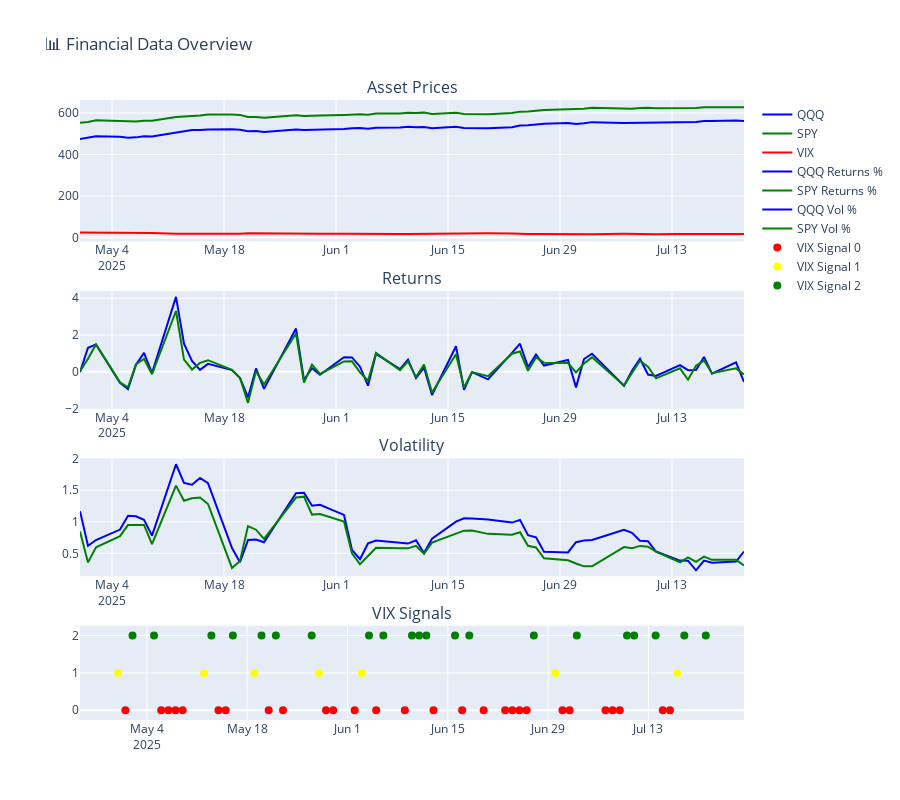

Source (notebook cell):
### Code cell
# %%

data=raw.download_fin_data(raw.tickers,90)
data

# %%
try:
    data['VIX_ret'] = data['^VIX'].pct_change()
except KeyError:
    print("VIX column not found.")

# Compute returns
data['SPY_ret'] = data['SPY'].pct_change()
data['QQQ_ret'] = data['QQQ'].pct_change()

# Compute rolling volatility
data['SPY_vol'] = data['SPY_ret'].rolling(window=5).std()
data['QQQ_vol'] = data['QQQ_ret'].rolling(window=5).std()

# ===== IMPROVED FEATURE ENGINEERING =====
# Remove redundancy: QQQ and SPY are 1.00 correlated, keep SPY only
# Add spread feature to capture relative performance
data['QQQ_SPY_spread'] = (data['QQQ'] - data['SPY']) / data['SPY']  # Normalized spread





# Rename ^VIX to VIX if needed
data = data.rename(columns={"^VIX": "VIX"})

# Drop all NaNs from above steps
data = data.dropna()

# Create vix_signal safely
vix_future_change = data['VIX'].pct_change().shift(-1)
vix_signal = pd.cut(vix_future_change, bins=[-np.inf, -0.01, 0.01, np.inf], labels=[0, 1, 2])

# Assign using nullable integer dtype (safe even with missing values)
data['vix_signal'] = vix_signal.astype('Int64')

# Updated feature set (removed QQQ, added spread)
feature_cols = ['SPY', 'VIX', 'SPY_ret', 'QQQ_ret', 'SPY_vol', 'QQQ_vol', 'QQQ_SPY_spread']
target_col = 'vix_signal'

# Final check
print(f"Final data shape after feature engineering: {data.shape}")
print(f"Data period: {data.index[0]} to {data.index[-1]}")

# %%
# ===== VISUALIZATION 1: Raw Data Overview =====
def plot_raw_data_overview(data):
    fig = make_subplots(
        rows=4, cols=1,
        subplot_titles=['Asset Prices', 'Returns', 'Volatility', 'VIX Signals'],
        vertical_spacing=0.08,
        row_heights=[0.3, 0.25, 0.25, 0.2]
    )
    
    # Asset Prices
    fig.add_trace(go.Scatter(x=data.index, y=data['QQQ'], name='QQQ', line=dict(color='blue')), row=1, col=1)
    fig.add_trace(go.Scatter(x=data.index, y=data['SPY'], name='SPY', line=dict(color='green')), row=1, col=1)
    fig.add_trace(go.Scatter(x=data.index, y=data['VIX'], name='VIX', line=dict(color='red'), yaxis='y2'), row=1, col=1)
    
    # Returns
    fig.add_trace(go.Scatter(x=data.index, y=data['QQQ_ret']*100, name='QQQ Returns %', line=dict(color='blue')), row=2, col=1)
    fig.add_trace(go.Scatter(x=data.index, y=data['SPY_ret']*100, name='SPY Returns %', line=dict(color='green')), row=2, col=1)
    
    # Volatility
    fig.add_trace(go.Scatter(x=data.index, y=data['QQQ_vol']*100, name='QQQ Vol %', line=dict(color='blue')), row=3, col=1)
    fig.add_trace(go.Scatter(x=data.index, y=data['SPY_vol']*100, name='SPY Vol %', line=dict(color='green')), row=3, col=1)
    
    # VIX Signals
    colors = ['red', 'yellow', 'green']
    for i, signal in enumerate([0, 1, 2]):
        signal_data = data[data['vix_signal'] == signal]
        fig.add_trace(go.Scatter(
            x=signal_data.index, 
            y=[signal]*len(signal_data), 
            mode='markers',
            name=f'VIX Signal {signal}',
            marker=dict(color=colors[i], size=8)
        ), row=4, col=1)
    
    fig.update_layout(height=800, title="📊 Financial Data Overview")
    fig.show()

plot_raw_data_overview(data)

# %%
# ===== VISUALIZATION 2: Correlation Heatmap =====
def plot_correlation_matrix(data):

    # Updated numerical columns (removed QQQ, added spread)
    numeric_cols = ['SPY', 'VIX', 'SPY_ret', 'QQQ_ret', 'SPY_vol', 'QQQ_vol', 'QQQ_SPY_spread']
    corr_matrix = data[numeric_cols].corr()
    
    plt.figure(figsize=(12, 9))  # Slightly larger for new feature
    sns.heatmap(corr_matrix, annot=True, cmap='RdBu_r', center=0, 
                square=True, fmt='.2f', cbar_kws={'label': 'Correlation'})
    plt.title('🔗 Updated Feature Correlation Matrix (QQQ Removed)')
    plt.tight_layout()
    plt.show()    
    
    plt.figure(figsize=(10, 8))
    sns.heatmap(corr_matrix, annot=True, cmap='RdBu_r', center=0, 
                square=True, fmt='.2f', cbar_kws={'label': 'Correlation'})
    plt.title('🔗 Feature Correlation Matrix')
    plt.tight_layout()
    plt.show()

plot_correlation_matrix(data)

# %%
# ===== VISUALIZATION 3: VIX Signal Distribution =====
def plot_vix_signal_analysis(data):
    fig, ((ax1, ax2), (ax3, ax4)) = plt.subplots(2, 2, figsize=(15, 10))
    
    # Signal distribution
    signal_counts = data['vix_signal'].value_counts().sort_index()
    ax1.bar(['Down (0)', 'Neutral (1)', 'Up (2)'], signal_counts.values, 
            color=['red', 'yellow', 'green'], alpha=0.7)
    ax1.set_title('VIX Signal Distribution')
    ax1.set_ylabel('Count')
    
    # Signal over time
    ax2.scatter(data.index, data['vix_signal'], c=data['vix_signal'], 
                cmap='RdYlGn', alpha=0.6, s=50)
    ax2.set_title('VIX Signals Over Time')
    ax2.set_ylabel('Signal (0=Down, 1=Neutral, 2=Up)')
    
    # VIX vs Signal
    for signal in [0, 1, 2]:
        signal_data = data[data['vix_signal'] == signal]
        ax3.scatter(signal_data['VIX'], signal_data['vix_signal'] + np.random.normal(0, 0.05, len(signal_data)), 
                   alpha=0.6, label=f'Signal {signal}')
    ax3.set_xlabel('VIX Level')
    ax3.set_ylabel('Signal')
    ax3.set_title('VIX Level vs Signal')
    ax3.legend()
    
    # Volatility vs Signal
    data.boxplot(column='QQQ_vol', by='vix_signal', ax=ax4)
    ax4.set_title('QQQ Volatility by VIX Signal')
    ax4.set_xlabel('VIX Signal')
    ax4.set_ylabel('QQQ Volatility')
    
    plt.tight_layout()
    plt.show()
